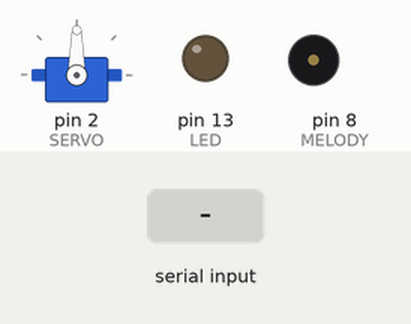
Recording of a sketch running on a simulated Arduino Uno, built with avr-gcc and run on an emulated ATmega328P. Shown: servo, output pins drawn as LEDs (lit = HIGH), buzzer (waves = sounding). The test bench sets the inputs (shaded band). Pins used as bus, display or sensor lines are not drawn; what the sketch prints to the serial monitor is not drawn.

Above: at 1.2 s.
1.3 s: "3" received over Serial
At 4.0 s:
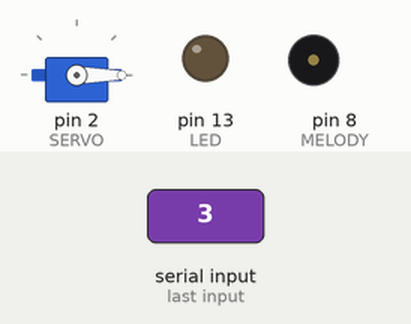
4.3 s: "1" received over Serial
At 4.9 s:
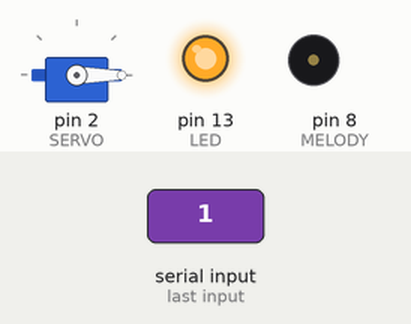
5.8 s: "2" received over Serial
At 6.1 s:
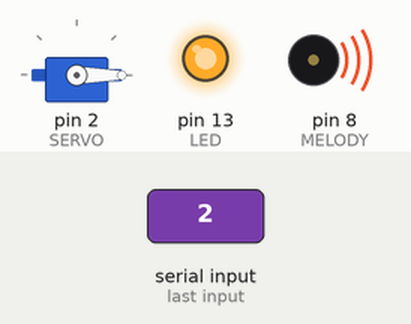
Timing chart, 0 to 13.3 s (numbered marks = the images above; inputs shaded):
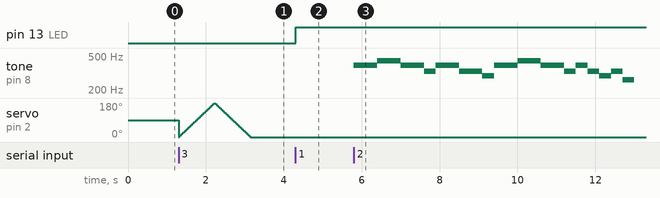

The sketch:

3_serial1_mun1.ino
```cpp
//c, c++
#define LED 13
#define MELODY 8
#define SERVO 2
#define SERVOS 1
//c#
// const int LED = 13;

#define DO1   262 // 4옥타브 도
#define RE    294 // 레
#define MI    330 // 미
#define FA    349
#define SOL   392
#define LA    440
#define SI    494
#define DO2   523
#define DELAY 300
const int hakGyo[] = {SOL, SOL, LA, LA, SOL, SOL, MI, SOL, SOL,
  MI, MI, RE, SOL, SOL, LA, LA, SOL, SOL, MI, SOL, MI, RE, MI, DO1};

#include <Servo.h>
Servo myservo;
int pos = 0;
void setup() {
  // 시리얼 통신 속도 (baudrate)
  Serial.begin(9600);
  // LED 출력 설정
  pinMode(LED, OUTPUT);
  pinMode(MELODY, OUTPUT);

  myservo.attach(SERVO);
}

void loop() {
  /*
  // 데이터 송신: 아두이노 -> PC
  Serial.print("온도: 26.5℃");
  Serial.println();
  delay(2000);
  */
  controlSystem();
}

void controlSystem(){
    // 데이터 수신: PC -> 아두이노
  if (Serial.available()) {
    char ch = Serial.read();
    if (ch == '1') {
        digitalWrite(LED, HIGH);
        // 데이터 송신: 아두이노 -> PC
        Serial.println("1. LED ON");
    } else if (ch == '0') {
        digitalWrite(LED, LOW);
        Serial.println("0. LED OFF");


    } else if (ch == '2'){
        // 멜로디 재생
        Serial.println("2. Beep");
        digitalWrite(MELODY,HIGH);
        musicStart();
        delay(300);
        digitalWrite(MELODY,LOW);


    }else if (ch == '3'){
        digitalWrite(SERVO,HIGH);
        Serial.println("3. 서보On");

        // 서보모터 제어
        for (pos = 0; pos <= 180; pos += 1) { // 0~180도
          myservo.write(pos);
          delay(5);
        }
        for (pos = 180; pos >= 0; pos -= 1) {
          myservo.write(pos);
          delay(5);
        }


    }  /*else if (ch == '4'){
        Serial.println("4. 서보off");
        pos = 0;
        myservo.write(pos);
        digitalWrite(SERVO,LOW);
        digitalWrite(SERVOS,LOW);
    }  */
  }
}

void musicStart() {
  for (int i=0; i<sizeof(hakGyo)/sizeof(int); i++) {
    tone(MELODY, hakGyo[i], 300);
    delay(DELAY);
  }
}
```

Measured:
- after the input at 4.3 s, pin 13 (LED): LOW → HIGH at once
- after the input at 5.8 s, tone on pin 8 (MELODY): plays 392 Hz for 0.60 s, 440 Hz for 0.60 s, 392 Hz for 0.60 s, 330 Hz for 0.30 s, 392 Hz for 0.60 s, 330 Hz for 0.60 s … (16 notes in this stretch), starting at once
